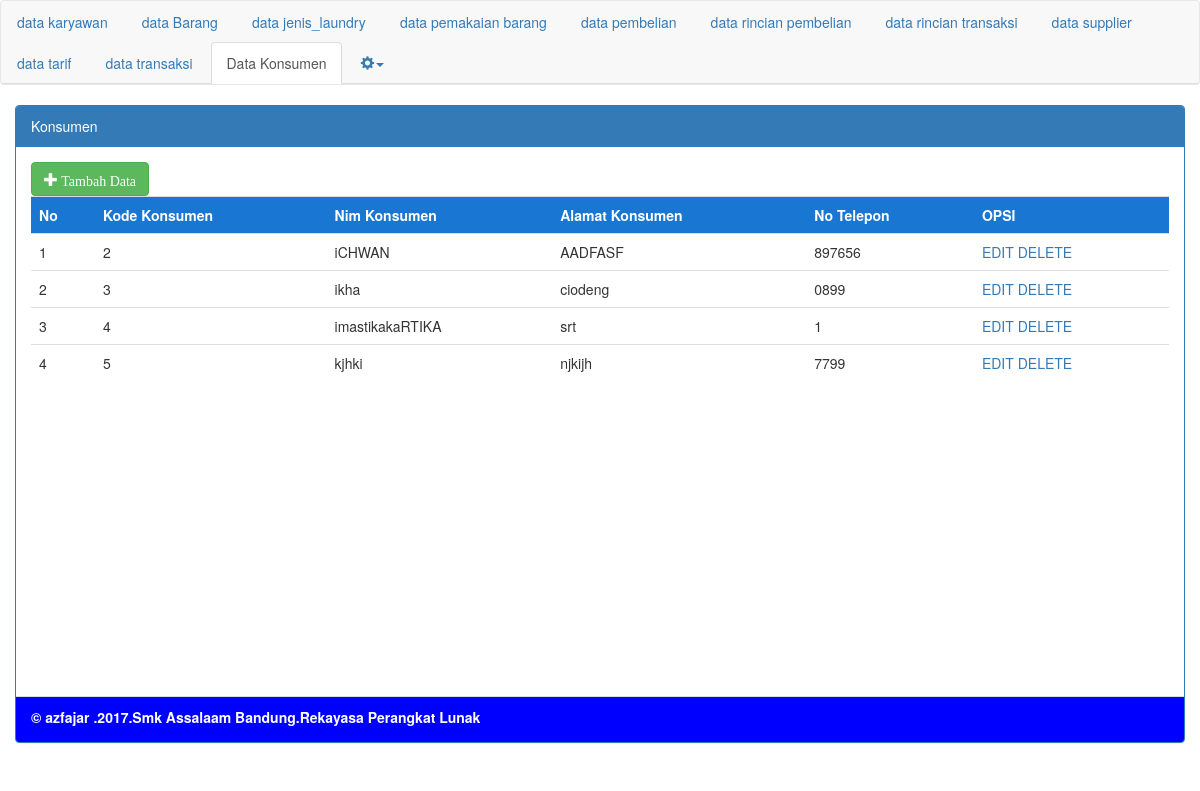
Page /konsumen/index.php on the committed database.
### tables this page shows
CREATE TABLE `konsumen` (
  `kode_konsumen` int(10) NOT NULL,
  `nama_konsumen` varchar(225) DEFAULT NULL,
  `alamat_konsumen` text,
  `tlp_konsumen` varchar(255) DEFAULT NULL
);

### konsumen/index.php (the view, shortened to what this page needs)
<!DOCTYPE html>
<html>
<head>
</head>
<body>
<!DOCTYPE html>
<html lang="en">
  <head>
    <link href="/azfajar/tampilan/css/bootstrap.min.css" rel="stylesheet">
  </head>
  <body>
    <nav class="navbar navbar-default">
          <ul class="nav nav-tabs">
  <li role="presentation"><a href="http://localhost/azfajar/karyawan/">data karyawan</a></li>
  <li role="presentation"><a href="http://localhost/azfajar/barang/">data Barang</a></li>
  <li role="presentation"><a href="http://localhost/azfajar/jenis_laundry/">data jenis_laundry</a></li>
  <li role="presentation"><a href="http://localhost/azfajar/pemakaianbarang/">data pemakaian barang</a></li>
   <li role="presentation"><a href="http://localhost/azfajar/pembelian/">data pembelian</a></li>
   <li role="presentation"><a href="http://localhost/azfajar/rincian_pembelian/">data rincian pembelian</a></li>
  <li role="presentation"><a href="http://localhost/azfajar/rincian_transaksi/">data rincian transaksi</a></li>
  <li role="presentation"><a href="http://localhost/azfajar/supplier/">data supplier</a></li>
  <li role="presentation"><a href="http://localhost/azfajar/supplier/">data tarif</a></li>
  <li role="presentation"><a href="http://localhost/azfajar/transaksi/">data transaksi</a></li>
  <li role="presentation" class="active"><a href="">Data Konsumen</a></li>
  <li role="presentation" class="dropdown">
    <a class="dropdown-toggle" data-toggle="dropdown" role="button" aria-haspopup="true" aria-expanded="false"><span class="glyphicon glyphicon-cog"></span><span class="caret"></span>
    </a>
  </li>
</nav>
  <div class="col-md-12">
    <div class="container">
      <div class="row">
        <div class="panel panel-primary">
          <div class="panel-heading">Konsumen</div>
          <div class="panel-body">
          <table class="table" >
 <a class='btn btn-success' href="tambah.php"><span class="glyphicon glyphicon-plus"><font face="Impact"> Tambah Data</font></span></a>
  <center>
      <tr>
        <th bgcolor="#1976d2"><font color="white">No</font></th>
        <th bgcolor="#1976d2"><font color="white">Kode Konsumen</font></th>
        <th bgcolor="#1976d2"><font color="white">Nim Konsumen</font></th>
        <th bgcolor="#1976d2"><font color="white">Alamat Konsumen</font></th>
        <th bgcolor="#1976d2"><font color="white">No Telepon</font></th>
        <th bgcolor="#1976d2"><font color="white">OPSI</font></th>
      </tr>
          <?php
          include'koneksi.php';
          $data =mysqli_query($koneksi,"SELECT * FROM konsumen");
          $no=1;
          foreach ($data as $dataa)
          {
            echo  "<tr>
                <td>$no</td>
                    <td>".$dataa['kode_konsumen']."</td>
                    <td>".$dataa['nama_konsumen']."</td>
                    <td>".$dataa['alamat_konsumen']."</td>
                    <td>".$dataa['tlp_konsumen']."</td>
                    <td>
              <a href='edit.php?kode_konsumen=$dataa[kode_konsumen]'>EDIT</a>
              <a href='delete.php?kode_konsumen=$dataa[kode_konsumen]'>DELETE</a>
                    </td>
                 </tr>";
                            $no++;
          }
         ?>
      </table>
          </div>
          <br><br><br><br><br><br><br><br><br><br><br><br><br><br>
          <div class="panel-footer panel-custom">
              <label>&copy; azfajar  .2017.Smk Assalaam Bandung.Rekayasa Perangkat Lunak</label>
          </div>
        </div>
      </div>
    </div>
  </div>
  </body>
</html>
</body>
</html>

### konsumen/index.php (style rules this page uses)
.panel-footer.panel-custom { background: blue; color: white; position:relative; bottom: 0px; width: 100%; }

### rows in the picture
konsumen: kode_konsumen "2", nama_konsumen "iCHWAN", alamat_konsumen "AADFASF", tlp_konsumen "897656"
konsumen: kode_konsumen "3", nama_konsumen "ikha", alamat_konsumen "ciodeng", tlp_konsumen "0899"
konsumen: kode_konsumen "4", nama_konsumen "imastikakaRTIKA", alamat_konsumen "srt", tlp_konsumen "1"
konsumen: kode_konsumen "5", nama_konsumen "kjhki", alamat_konsumen "njkijh", tlp_konsumen "7799"
